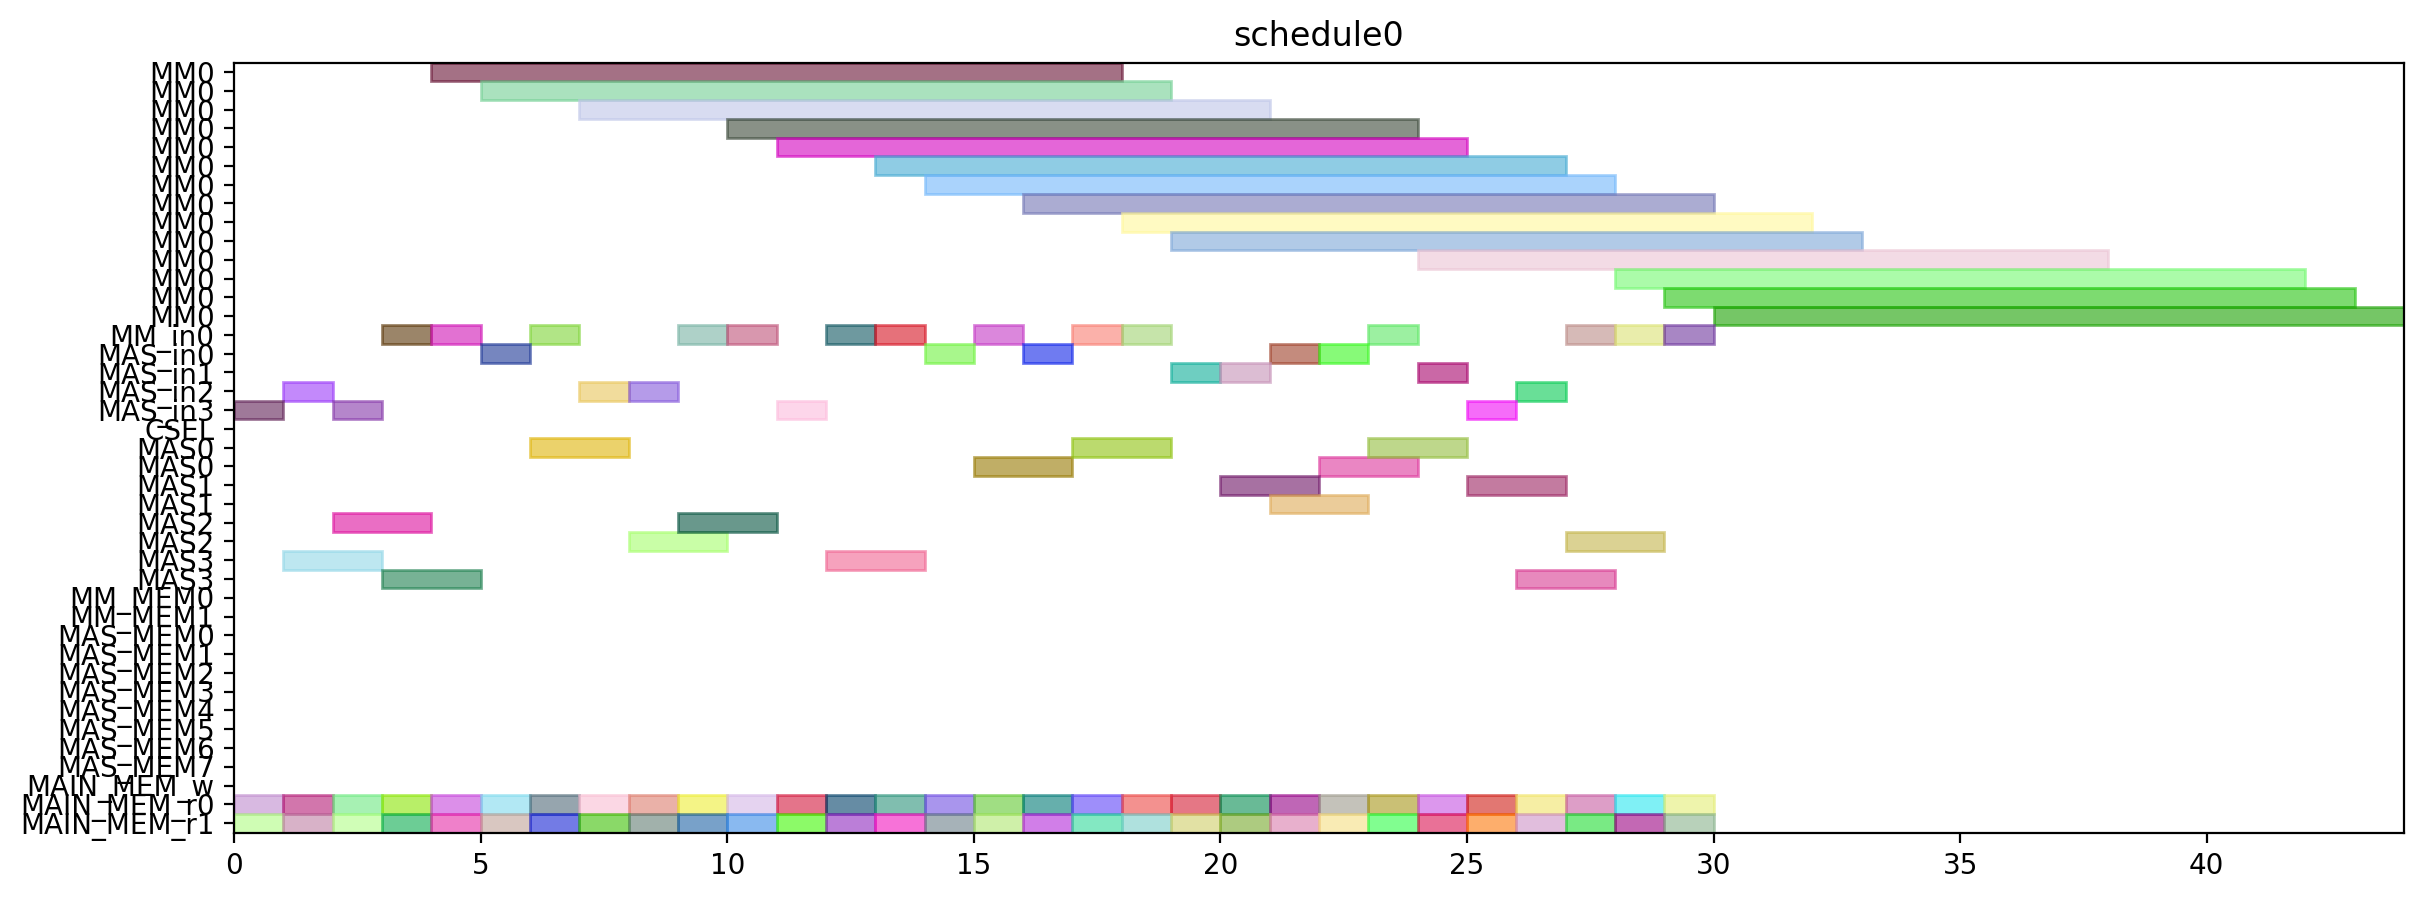

Write Python code to recreate this figure.
from pyschedule import Scenario, solvers, plotters, alt


def solve():
	horizon = 120
	S = Scenario("schedule0", horizon=horizon)

	# resource
	MM = S.Resources('MM', num=1, size=14)
	MM_in = S.Resources('MM_in', num=1)
	MAS_in = S.Resources('MAS_in', num=4)
	CSEL = S.Resource('CSEL')
	MAS = S.Resources('MAS', num=4, size=2, periods=range(1, horizon))
	MM_MEM = S.Resources('MM_MEM', num=2)
	MAS_MEM = S.Resources('MAS_MEM', num=8)
	MAIN_MEM_w = S.Resource('MAIN_MEM_w', size=1)
	MAIN_MEM_r = S.Resources('MAIN_MEM_r', num=2)

	# result of previous scheduling

	# new tasks
	r1_t0 = S.Task('r1_t0', length=14, delay_cost=1)
	r1_t0 += alt(MM)
	r1_t0_in = S.Task('r1_t0_in', length=1, delay_cost=1)
	r1_t0_in += alt(MM_in)
	S += r1_t0_in*MM_in[0]<=r1_t0*MM[0]
	r1_t0_mem0 = S.Task('r1_t0_mem0', length=1, delay_cost=1)
	r1_t0_mem0 += MAIN_MEM_r[0]
	S += r1_t0_mem0 <= r1_t0

	r1_t0_mem1 = S.Task('r1_t0_mem1', length=1, delay_cost=1)
	r1_t0_mem1 += MAIN_MEM_r[1]
	S += r1_t0_mem1 <= r1_t0

	r1_t1 = S.Task('r1_t1', length=14, delay_cost=1)
	r1_t1 += alt(MM)
	r1_t1_in = S.Task('r1_t1_in', length=1, delay_cost=1)
	r1_t1_in += alt(MM_in)
	S += r1_t1_in*MM_in[0]<=r1_t1*MM[0]
	r1_t1_mem0 = S.Task('r1_t1_mem0', length=1, delay_cost=1)
	r1_t1_mem0 += MAIN_MEM_r[0]
	S += r1_t1_mem0 <= r1_t1

	r1_t1_mem1 = S.Task('r1_t1_mem1', length=1, delay_cost=1)
	r1_t1_mem1 += MAIN_MEM_r[1]
	S += r1_t1_mem1 <= r1_t1

	r1_t2 = S.Task('r1_t2', length=2, delay_cost=1)
	r1_t2 += alt(MAS)
	r1_t2_in = S.Task('r1_t2_in', length=1, delay_cost=1)
	r1_t2_in += alt(MAS_in)
	S += r1_t2_in*MAS_in[0]<=r1_t2*MAS[0]

	S += r1_t2_in*MAS_in[1]<=r1_t2*MAS[1]

	S += r1_t2_in*MAS_in[2]<=r1_t2*MAS[2]

	S += r1_t2_in*MAS_in[3]<=r1_t2*MAS[3]

	r1_t2_mem0 = S.Task('r1_t2_mem0', length=1, delay_cost=1)
	r1_t2_mem0 += MAIN_MEM_r[0]
	S += r1_t2_mem0 <= r1_t2

	r1_t2_mem1 = S.Task('r1_t2_mem1', length=1, delay_cost=1)
	r1_t2_mem1 += MAIN_MEM_r[1]
	S += r1_t2_mem1 <= r1_t2

	r1_t3 = S.Task('r1_t3', length=2, delay_cost=1)
	r1_t3 += alt(MAS)
	r1_t3_in = S.Task('r1_t3_in', length=1, delay_cost=1)
	r1_t3_in += alt(MAS_in)
	S += r1_t3_in*MAS_in[0]<=r1_t3*MAS[0]

	S += r1_t3_in*MAS_in[1]<=r1_t3*MAS[1]

	S += r1_t3_in*MAS_in[2]<=r1_t3*MAS[2]

	S += r1_t3_in*MAS_in[3]<=r1_t3*MAS[3]

	r1_t3_mem0 = S.Task('r1_t3_mem0', length=1, delay_cost=1)
	r1_t3_mem0 += MAIN_MEM_r[0]
	S += r1_t3_mem0 <= r1_t3

	r1_t3_mem1 = S.Task('r1_t3_mem1', length=1, delay_cost=1)
	r1_t3_mem1 += MAIN_MEM_r[1]
	S += r1_t3_mem1 <= r1_t3

	r3_t0 = S.Task('r3_t0', length=14, delay_cost=1)
	r3_t0 += alt(MM)
	r3_t0_in = S.Task('r3_t0_in', length=1, delay_cost=1)
	r3_t0_in += alt(MM_in)
	S += r3_t0_in*MM_in[0]<=r3_t0*MM[0]
	r3_t0_mem0 = S.Task('r3_t0_mem0', length=1, delay_cost=1)
	r3_t0_mem0 += MAIN_MEM_r[0]
	S += r3_t0_mem0 <= r3_t0

	r3_t0_mem1 = S.Task('r3_t0_mem1', length=1, delay_cost=1)
	r3_t0_mem1 += MAIN_MEM_r[1]
	S += r3_t0_mem1 <= r3_t0

	r3_t1 = S.Task('r3_t1', length=14, delay_cost=1)
	r3_t1 += alt(MM)
	r3_t1_in = S.Task('r3_t1_in', length=1, delay_cost=1)
	r3_t1_in += alt(MM_in)
	S += r3_t1_in*MM_in[0]<=r3_t1*MM[0]
	r3_t1_mem0 = S.Task('r3_t1_mem0', length=1, delay_cost=1)
	r3_t1_mem0 += MAIN_MEM_r[0]
	S += r3_t1_mem0 <= r3_t1

	r3_t1_mem1 = S.Task('r3_t1_mem1', length=1, delay_cost=1)
	r3_t1_mem1 += MAIN_MEM_r[1]
	S += r3_t1_mem1 <= r3_t1

	r3_t2 = S.Task('r3_t2', length=2, delay_cost=1)
	r3_t2 += alt(MAS)
	r3_t2_in = S.Task('r3_t2_in', length=1, delay_cost=1)
	r3_t2_in += alt(MAS_in)
	S += r3_t2_in*MAS_in[0]<=r3_t2*MAS[0]

	S += r3_t2_in*MAS_in[1]<=r3_t2*MAS[1]

	S += r3_t2_in*MAS_in[2]<=r3_t2*MAS[2]

	S += r3_t2_in*MAS_in[3]<=r3_t2*MAS[3]

	r3_t2_mem0 = S.Task('r3_t2_mem0', length=1, delay_cost=1)
	r3_t2_mem0 += MAIN_MEM_r[0]
	S += r3_t2_mem0 <= r3_t2

	r3_t2_mem1 = S.Task('r3_t2_mem1', length=1, delay_cost=1)
	r3_t2_mem1 += MAIN_MEM_r[1]
	S += r3_t2_mem1 <= r3_t2

	r3_t3 = S.Task('r3_t3', length=2, delay_cost=1)
	r3_t3 += alt(MAS)
	r3_t3_in = S.Task('r3_t3_in', length=1, delay_cost=1)
	r3_t3_in += alt(MAS_in)
	S += r3_t3_in*MAS_in[0]<=r3_t3*MAS[0]

	S += r3_t3_in*MAS_in[1]<=r3_t3*MAS[1]

	S += r3_t3_in*MAS_in[2]<=r3_t3*MAS[2]

	S += r3_t3_in*MAS_in[3]<=r3_t3*MAS[3]

	r3_t3_mem0 = S.Task('r3_t3_mem0', length=1, delay_cost=1)
	r3_t3_mem0 += MAIN_MEM_r[0]
	S += r3_t3_mem0 <= r3_t3

	r3_t3_mem1 = S.Task('r3_t3_mem1', length=1, delay_cost=1)
	r3_t3_mem1 += MAIN_MEM_r[1]
	S += r3_t3_mem1 <= r3_t3

	r4_t0 = S.Task('r4_t0', length=14, delay_cost=1)
	r4_t0 += alt(MM)
	r4_t0_in = S.Task('r4_t0_in', length=1, delay_cost=1)
	r4_t0_in += alt(MM_in)
	S += r4_t0_in*MM_in[0]<=r4_t0*MM[0]
	r4_t0_mem0 = S.Task('r4_t0_mem0', length=1, delay_cost=1)
	r4_t0_mem0 += MAIN_MEM_r[0]
	S += r4_t0_mem0 <= r4_t0

	r4_t0_mem1 = S.Task('r4_t0_mem1', length=1, delay_cost=1)
	r4_t0_mem1 += MAIN_MEM_r[1]
	S += r4_t0_mem1 <= r4_t0

	r4_t1 = S.Task('r4_t1', length=14, delay_cost=1)
	r4_t1 += alt(MM)
	r4_t1_in = S.Task('r4_t1_in', length=1, delay_cost=1)
	r4_t1_in += alt(MM_in)
	S += r4_t1_in*MM_in[0]<=r4_t1*MM[0]
	r4_t1_mem0 = S.Task('r4_t1_mem0', length=1, delay_cost=1)
	r4_t1_mem0 += MAIN_MEM_r[0]
	S += r4_t1_mem0 <= r4_t1

	r4_t1_mem1 = S.Task('r4_t1_mem1', length=1, delay_cost=1)
	r4_t1_mem1 += MAIN_MEM_r[1]
	S += r4_t1_mem1 <= r4_t1

	r4_t2 = S.Task('r4_t2', length=2, delay_cost=1)
	r4_t2 += alt(MAS)
	r4_t2_in = S.Task('r4_t2_in', length=1, delay_cost=1)
	r4_t2_in += alt(MAS_in)
	S += r4_t2_in*MAS_in[0]<=r4_t2*MAS[0]

	S += r4_t2_in*MAS_in[1]<=r4_t2*MAS[1]

	S += r4_t2_in*MAS_in[2]<=r4_t2*MAS[2]

	S += r4_t2_in*MAS_in[3]<=r4_t2*MAS[3]

	r4_t2_mem0 = S.Task('r4_t2_mem0', length=1, delay_cost=1)
	r4_t2_mem0 += MAIN_MEM_r[0]
	S += r4_t2_mem0 <= r4_t2

	r4_t2_mem1 = S.Task('r4_t2_mem1', length=1, delay_cost=1)
	r4_t2_mem1 += MAIN_MEM_r[1]
	S += r4_t2_mem1 <= r4_t2

	r4_t3 = S.Task('r4_t3', length=2, delay_cost=1)
	r4_t3 += alt(MAS)
	r4_t3_in = S.Task('r4_t3_in', length=1, delay_cost=1)
	r4_t3_in += alt(MAS_in)
	S += r4_t3_in*MAS_in[0]<=r4_t3*MAS[0]

	S += r4_t3_in*MAS_in[1]<=r4_t3*MAS[1]

	S += r4_t3_in*MAS_in[2]<=r4_t3*MAS[2]

	S += r4_t3_in*MAS_in[3]<=r4_t3*MAS[3]

	r4_t3_mem0 = S.Task('r4_t3_mem0', length=1, delay_cost=1)
	r4_t3_mem0 += MAIN_MEM_r[0]
	S += r4_t3_mem0 <= r4_t3

	r4_t3_mem1 = S.Task('r4_t3_mem1', length=1, delay_cost=1)
	r4_t3_mem1 += MAIN_MEM_r[1]
	S += r4_t3_mem1 <= r4_t3

	r5_t0 = S.Task('r5_t0', length=14, delay_cost=1)
	r5_t0 += alt(MM)
	r5_t0_in = S.Task('r5_t0_in', length=1, delay_cost=1)
	r5_t0_in += alt(MM_in)
	S += r5_t0_in*MM_in[0]<=r5_t0*MM[0]
	r5_t0_mem0 = S.Task('r5_t0_mem0', length=1, delay_cost=1)
	r5_t0_mem0 += MAIN_MEM_r[0]
	S += r5_t0_mem0 <= r5_t0

	r5_t0_mem1 = S.Task('r5_t0_mem1', length=1, delay_cost=1)
	r5_t0_mem1 += MAIN_MEM_r[1]
	S += r5_t0_mem1 <= r5_t0

	r5_t1 = S.Task('r5_t1', length=14, delay_cost=1)
	r5_t1 += alt(MM)
	r5_t1_in = S.Task('r5_t1_in', length=1, delay_cost=1)
	r5_t1_in += alt(MM_in)
	S += r5_t1_in*MM_in[0]<=r5_t1*MM[0]
	r5_t1_mem0 = S.Task('r5_t1_mem0', length=1, delay_cost=1)
	r5_t1_mem0 += MAIN_MEM_r[0]
	S += r5_t1_mem0 <= r5_t1

	r5_t1_mem1 = S.Task('r5_t1_mem1', length=1, delay_cost=1)
	r5_t1_mem1 += MAIN_MEM_r[1]
	S += r5_t1_mem1 <= r5_t1

	r5_t2 = S.Task('r5_t2', length=2, delay_cost=1)
	r5_t2 += alt(MAS)
	r5_t2_in = S.Task('r5_t2_in', length=1, delay_cost=1)
	r5_t2_in += alt(MAS_in)
	S += r5_t2_in*MAS_in[0]<=r5_t2*MAS[0]

	S += r5_t2_in*MAS_in[1]<=r5_t2*MAS[1]

	S += r5_t2_in*MAS_in[2]<=r5_t2*MAS[2]

	S += r5_t2_in*MAS_in[3]<=r5_t2*MAS[3]

	r5_t2_mem0 = S.Task('r5_t2_mem0', length=1, delay_cost=1)
	r5_t2_mem0 += MAIN_MEM_r[0]
	S += r5_t2_mem0 <= r5_t2

	r5_t2_mem1 = S.Task('r5_t2_mem1', length=1, delay_cost=1)
	r5_t2_mem1 += MAIN_MEM_r[1]
	S += r5_t2_mem1 <= r5_t2

	r5_t3 = S.Task('r5_t3', length=2, delay_cost=1)
	r5_t3 += alt(MAS)
	r5_t3_in = S.Task('r5_t3_in', length=1, delay_cost=1)
	r5_t3_in += alt(MAS_in)
	S += r5_t3_in*MAS_in[0]<=r5_t3*MAS[0]

	S += r5_t3_in*MAS_in[1]<=r5_t3*MAS[1]

	S += r5_t3_in*MAS_in[2]<=r5_t3*MAS[2]

	S += r5_t3_in*MAS_in[3]<=r5_t3*MAS[3]

	r5_t3_mem0 = S.Task('r5_t3_mem0', length=1, delay_cost=1)
	r5_t3_mem0 += MAIN_MEM_r[0]
	S += r5_t3_mem0 <= r5_t3

	r5_t3_mem1 = S.Task('r5_t3_mem1', length=1, delay_cost=1)
	r5_t3_mem1 += MAIN_MEM_r[1]
	S += r5_t3_mem1 <= r5_t3

	r6_t0 = S.Task('r6_t0', length=14, delay_cost=1)
	r6_t0 += alt(MM)
	r6_t0_in = S.Task('r6_t0_in', length=1, delay_cost=1)
	r6_t0_in += alt(MM_in)
	S += r6_t0_in*MM_in[0]<=r6_t0*MM[0]
	r6_t0_mem0 = S.Task('r6_t0_mem0', length=1, delay_cost=1)
	r6_t0_mem0 += MAIN_MEM_r[0]
	S += r6_t0_mem0 <= r6_t0

	r6_t0_mem1 = S.Task('r6_t0_mem1', length=1, delay_cost=1)
	r6_t0_mem1 += MAIN_MEM_r[1]
	S += r6_t0_mem1 <= r6_t0

	r6_t1 = S.Task('r6_t1', length=14, delay_cost=1)
	r6_t1 += alt(MM)
	r6_t1_in = S.Task('r6_t1_in', length=1, delay_cost=1)
	r6_t1_in += alt(MM_in)
	S += r6_t1_in*MM_in[0]<=r6_t1*MM[0]
	r6_t1_mem0 = S.Task('r6_t1_mem0', length=1, delay_cost=1)
	r6_t1_mem0 += MAIN_MEM_r[0]
	S += r6_t1_mem0 <= r6_t1

	r6_t1_mem1 = S.Task('r6_t1_mem1', length=1, delay_cost=1)
	r6_t1_mem1 += MAIN_MEM_r[1]
	S += r6_t1_mem1 <= r6_t1

	r6_t2 = S.Task('r6_t2', length=2, delay_cost=1)
	r6_t2 += alt(MAS)
	r6_t2_in = S.Task('r6_t2_in', length=1, delay_cost=1)
	r6_t2_in += alt(MAS_in)
	S += r6_t2_in*MAS_in[0]<=r6_t2*MAS[0]

	S += r6_t2_in*MAS_in[1]<=r6_t2*MAS[1]

	S += r6_t2_in*MAS_in[2]<=r6_t2*MAS[2]

	S += r6_t2_in*MAS_in[3]<=r6_t2*MAS[3]

	r6_t2_mem0 = S.Task('r6_t2_mem0', length=1, delay_cost=1)
	r6_t2_mem0 += MAIN_MEM_r[0]
	S += r6_t2_mem0 <= r6_t2

	r6_t2_mem1 = S.Task('r6_t2_mem1', length=1, delay_cost=1)
	r6_t2_mem1 += MAIN_MEM_r[1]
	S += r6_t2_mem1 <= r6_t2

	r6_t3 = S.Task('r6_t3', length=2, delay_cost=1)
	r6_t3 += alt(MAS)
	r6_t3_in = S.Task('r6_t3_in', length=1, delay_cost=1)
	r6_t3_in += alt(MAS_in)
	S += r6_t3_in*MAS_in[0]<=r6_t3*MAS[0]

	S += r6_t3_in*MAS_in[1]<=r6_t3*MAS[1]

	S += r6_t3_in*MAS_in[2]<=r6_t3*MAS[2]

	S += r6_t3_in*MAS_in[3]<=r6_t3*MAS[3]

	r6_t3_mem0 = S.Task('r6_t3_mem0', length=1, delay_cost=1)
	r6_t3_mem0 += MAIN_MEM_r[0]
	S += r6_t3_mem0 <= r6_t3

	r6_t3_mem1 = S.Task('r6_t3_mem1', length=1, delay_cost=1)
	r6_t3_mem1 += MAIN_MEM_r[1]
	S += r6_t3_mem1 <= r6_t3

	r9_t2 = S.Task('r9_t2', length=2, delay_cost=1)
	r9_t2 += alt(MAS)
	r9_t2_in = S.Task('r9_t2_in', length=1, delay_cost=1)
	r9_t2_in += alt(MAS_in)
	S += r9_t2_in*MAS_in[0]<=r9_t2*MAS[0]

	S += r9_t2_in*MAS_in[1]<=r9_t2*MAS[1]

	S += r9_t2_in*MAS_in[2]<=r9_t2*MAS[2]

	S += r9_t2_in*MAS_in[3]<=r9_t2*MAS[3]

	r9_t2_mem0 = S.Task('r9_t2_mem0', length=1, delay_cost=1)
	r9_t2_mem0 += MAIN_MEM_r[0]
	S += r9_t2_mem0 <= r9_t2

	r9_t2_mem1 = S.Task('r9_t2_mem1', length=1, delay_cost=1)
	r9_t2_mem1 += MAIN_MEM_r[1]
	S += r9_t2_mem1 <= r9_t2

	r12_t0 = S.Task('r12_t0', length=14, delay_cost=1)
	r12_t0 += alt(MM)
	r12_t0_in = S.Task('r12_t0_in', length=1, delay_cost=1)
	r12_t0_in += alt(MM_in)
	S += r12_t0_in*MM_in[0]<=r12_t0*MM[0]
	r12_t0_mem0 = S.Task('r12_t0_mem0', length=1, delay_cost=1)
	r12_t0_mem0 += MAIN_MEM_r[0]
	S += r12_t0_mem0 <= r12_t0

	r12_t0_mem1 = S.Task('r12_t0_mem1', length=1, delay_cost=1)
	r12_t0_mem1 += MAIN_MEM_r[1]
	S += r12_t0_mem1 <= r12_t0

	r12_t1 = S.Task('r12_t1', length=14, delay_cost=1)
	r12_t1 += alt(MM)
	r12_t1_in = S.Task('r12_t1_in', length=1, delay_cost=1)
	r12_t1_in += alt(MM_in)
	S += r12_t1_in*MM_in[0]<=r12_t1*MM[0]
	r12_t1_mem0 = S.Task('r12_t1_mem0', length=1, delay_cost=1)
	r12_t1_mem0 += MAIN_MEM_r[0]
	S += r12_t1_mem0 <= r12_t1

	r12_t1_mem1 = S.Task('r12_t1_mem1', length=1, delay_cost=1)
	r12_t1_mem1 += MAIN_MEM_r[1]
	S += r12_t1_mem1 <= r12_t1

	r12_t2 = S.Task('r12_t2', length=2, delay_cost=1)
	r12_t2 += alt(MAS)
	r12_t2_in = S.Task('r12_t2_in', length=1, delay_cost=1)
	r12_t2_in += alt(MAS_in)
	S += r12_t2_in*MAS_in[0]<=r12_t2*MAS[0]

	S += r12_t2_in*MAS_in[1]<=r12_t2*MAS[1]

	S += r12_t2_in*MAS_in[2]<=r12_t2*MAS[2]

	S += r12_t2_in*MAS_in[3]<=r12_t2*MAS[3]

	r12_t2_mem0 = S.Task('r12_t2_mem0', length=1, delay_cost=1)
	r12_t2_mem0 += MAIN_MEM_r[0]
	S += r12_t2_mem0 <= r12_t2

	r12_t2_mem1 = S.Task('r12_t2_mem1', length=1, delay_cost=1)
	r12_t2_mem1 += MAIN_MEM_r[1]
	S += r12_t2_mem1 <= r12_t2

	r12_t3 = S.Task('r12_t3', length=2, delay_cost=1)
	r12_t3 += alt(MAS)
	r12_t3_in = S.Task('r12_t3_in', length=1, delay_cost=1)
	r12_t3_in += alt(MAS_in)
	S += r12_t3_in*MAS_in[0]<=r12_t3*MAS[0]

	S += r12_t3_in*MAS_in[1]<=r12_t3*MAS[1]

	S += r12_t3_in*MAS_in[2]<=r12_t3*MAS[2]

	S += r12_t3_in*MAS_in[3]<=r12_t3*MAS[3]

	r12_t3_mem0 = S.Task('r12_t3_mem0', length=1, delay_cost=1)
	r12_t3_mem0 += MAIN_MEM_r[0]
	S += r12_t3_mem0 <= r12_t3

	r12_t3_mem1 = S.Task('r12_t3_mem1', length=1, delay_cost=1)
	r12_t3_mem1 += MAIN_MEM_r[1]
	S += r12_t3_mem1 <= r12_t3

	r13_t0 = S.Task('r13_t0', length=14, delay_cost=1)
	r13_t0 += alt(MM)
	r13_t0_in = S.Task('r13_t0_in', length=1, delay_cost=1)
	r13_t0_in += alt(MM_in)
	S += r13_t0_in*MM_in[0]<=r13_t0*MM[0]
	r13_t0_mem0 = S.Task('r13_t0_mem0', length=1, delay_cost=1)
	r13_t0_mem0 += MAIN_MEM_r[0]
	S += r13_t0_mem0 <= r13_t0

	r13_t0_mem1 = S.Task('r13_t0_mem1', length=1, delay_cost=1)
	r13_t0_mem1 += MAIN_MEM_r[1]
	S += r13_t0_mem1 <= r13_t0

	r13_t1 = S.Task('r13_t1', length=14, delay_cost=1)
	r13_t1 += alt(MM)
	r13_t1_in = S.Task('r13_t1_in', length=1, delay_cost=1)
	r13_t1_in += alt(MM_in)
	S += r13_t1_in*MM_in[0]<=r13_t1*MM[0]
	r13_t1_mem0 = S.Task('r13_t1_mem0', length=1, delay_cost=1)
	r13_t1_mem0 += MAIN_MEM_r[0]
	S += r13_t1_mem0 <= r13_t1

	r13_t1_mem1 = S.Task('r13_t1_mem1', length=1, delay_cost=1)
	r13_t1_mem1 += MAIN_MEM_r[1]
	S += r13_t1_mem1 <= r13_t1

	r13_t2 = S.Task('r13_t2', length=2, delay_cost=1)
	r13_t2 += alt(MAS)
	r13_t2_in = S.Task('r13_t2_in', length=1, delay_cost=1)
	r13_t2_in += alt(MAS_in)
	S += r13_t2_in*MAS_in[0]<=r13_t2*MAS[0]

	S += r13_t2_in*MAS_in[1]<=r13_t2*MAS[1]

	S += r13_t2_in*MAS_in[2]<=r13_t2*MAS[2]

	S += r13_t2_in*MAS_in[3]<=r13_t2*MAS[3]

	r13_t2_mem0 = S.Task('r13_t2_mem0', length=1, delay_cost=1)
	r13_t2_mem0 += MAIN_MEM_r[0]
	S += r13_t2_mem0 <= r13_t2

	r13_t2_mem1 = S.Task('r13_t2_mem1', length=1, delay_cost=1)
	r13_t2_mem1 += MAIN_MEM_r[1]
	S += r13_t2_mem1 <= r13_t2

	r13_t3 = S.Task('r13_t3', length=2, delay_cost=1)
	r13_t3 += alt(MAS)
	r13_t3_in = S.Task('r13_t3_in', length=1, delay_cost=1)
	r13_t3_in += alt(MAS_in)
	S += r13_t3_in*MAS_in[0]<=r13_t3*MAS[0]

	S += r13_t3_in*MAS_in[1]<=r13_t3*MAS[1]

	S += r13_t3_in*MAS_in[2]<=r13_t3*MAS[2]

	S += r13_t3_in*MAS_in[3]<=r13_t3*MAS[3]

	r13_t3_mem0 = S.Task('r13_t3_mem0', length=1, delay_cost=1)
	r13_t3_mem0 += MAIN_MEM_r[0]
	S += r13_t3_mem0 <= r13_t3

	r13_t3_mem1 = S.Task('r13_t3_mem1', length=1, delay_cost=1)
	r13_t3_mem1 += MAIN_MEM_r[1]
	S += r13_t3_mem1 <= r13_t3

	r16_t3 = S.Task('r16_t3', length=2, delay_cost=1)
	r16_t3 += alt(MAS)
	r16_t3_in = S.Task('r16_t3_in', length=1, delay_cost=1)
	r16_t3_in += alt(MAS_in)
	S += r16_t3_in*MAS_in[0]<=r16_t3*MAS[0]

	S += r16_t3_in*MAS_in[1]<=r16_t3*MAS[1]

	S += r16_t3_in*MAS_in[2]<=r16_t3*MAS[2]

	S += r16_t3_in*MAS_in[3]<=r16_t3*MAS[3]

	r16_t3_mem0 = S.Task('r16_t3_mem0', length=1, delay_cost=1)
	r16_t3_mem0 += MAIN_MEM_r[0]
	S += r16_t3_mem0 <= r16_t3

	r16_t3_mem1 = S.Task('r16_t3_mem1', length=1, delay_cost=1)
	r16_t3_mem1 += MAIN_MEM_r[1]
	S += r16_t3_mem1 <= r16_t3

	solvers.mip.solve(S,msg=1,kind='CPLEX',ratio_gap=1.01)

	solution = [['hoge']*len(S.solution()[1]) for i in range(len(S.solution()))]
	for i in range(len(S.solution())):
		for j in range(len(S.solution()[i])):
			solution[i][j]=str(S.solution()[i][j])
	print(solution)

	cycles = int(solution[-1][3])

	pic_file_name = "/home/mfukuda/ABE/multiRAM_multiMAS_16mux/scheduling_result/stage14MM1_stage2MAS4/EP2_YRECOVER/schedule0.png"
	if(S.solution() != []):
		plotters.matplotlib.plot(S,img_filename=pic_file_name, show_task_labels=False, fig_size=(cycles*0.25+3, 5))

	return solution
